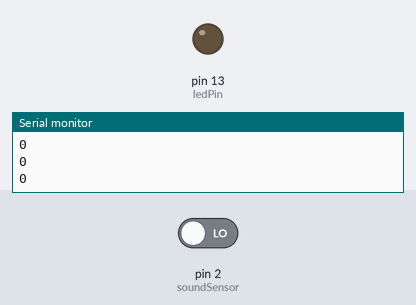
A sketch run on a simulated Arduino Uno, built with avr-gcc and run on an emulated ATmega328P. Shown: output pins drawn as LEDs (lit = HIGH), the last lines printed to the serial monitor. Inputs (shaded band) come from the test bench; at power-on: pin 2 (soundSensor) LOW.

Above: at 1.8 s.
1.9 s: pin 2 (soundSensor) driven HIGH
At 3.2 s:
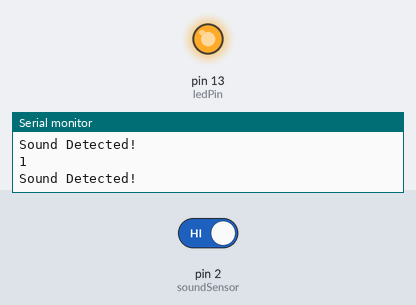
3.5 s: pin 2 (soundSensor) driven LOW
At 4.5 s:
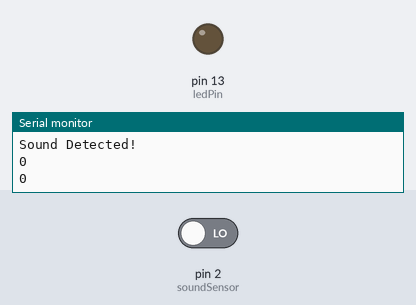
Timing chart, 0 to 6.5 s (numbered marks = the images above; inputs shaded):
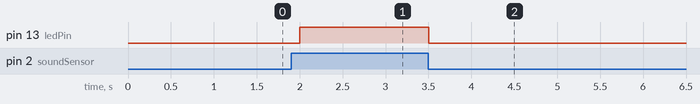

Measured:
- after the input at 1.9 s, pin 13 (ledPin): LOW → HIGH after 0.10 s
- after the input at 3.5 s, pin 13 (ledPin): HIGH → LOW at once

The sketch:

clap_switch.ino
```cpp
const int soundSensor = 2;  // D0 to digital pin 2
const int ledPin = 13;

void setup() {
  pinMode(soundSensor, INPUT);
  pinMode(ledPin, OUTPUT);
  Serial.begin(9600);
}

void loop() {
  int val = digitalRead(soundSensor);
  Serial.println(val);

  if (val == HIGH) {
    digitalWrite(ledPin, HIGH);
    Serial.println("Sound Detected!");
  }else{
    digitalWrite(ledPin, LOW);
  }

  delay(500);
}
```
